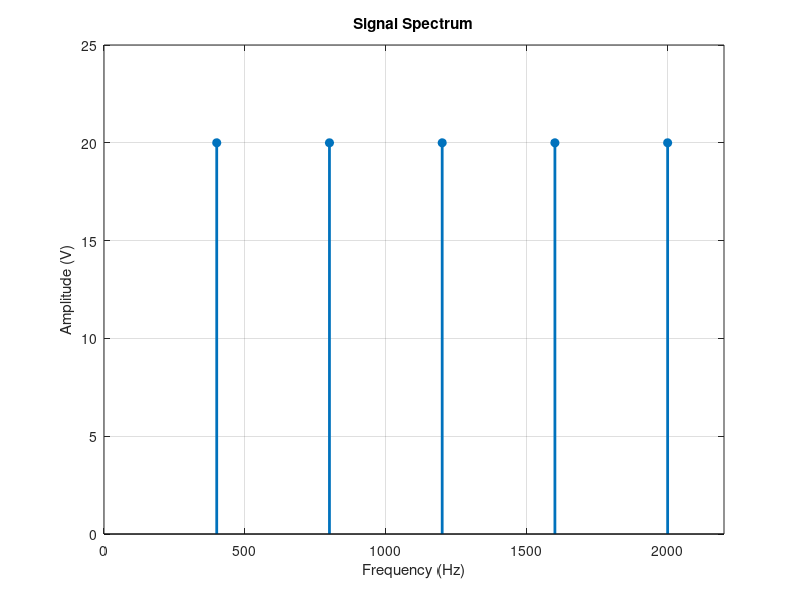

The MATLAB source for this figure:
% Frequencies of sine waves in Hz
frequencies = [400, 800, 1200, 1600, 2000];

% Amplitudes of the corresponding sine waves in Volts
amplitude = [20, 20, 20, 20, 20];

% Plot the signal spectrum using the stem function
figure; % Create a new figure window
stem(frequencies, amplitude, 'filled', 'LineWidth', 2);

% Add title and labels to the plot
title('Signal Spectrum');
xlabel('Frequency (Hz)');
ylabel('Amplitude (V)');
grid on; % Display grid lines for better visualization

% Set limits for better viewing
xlim([0 2200]); % Limit x-axis from 0 to 2200 Hz
ylim([0 25]);   % Limit y-axis from 0 to 25 V
